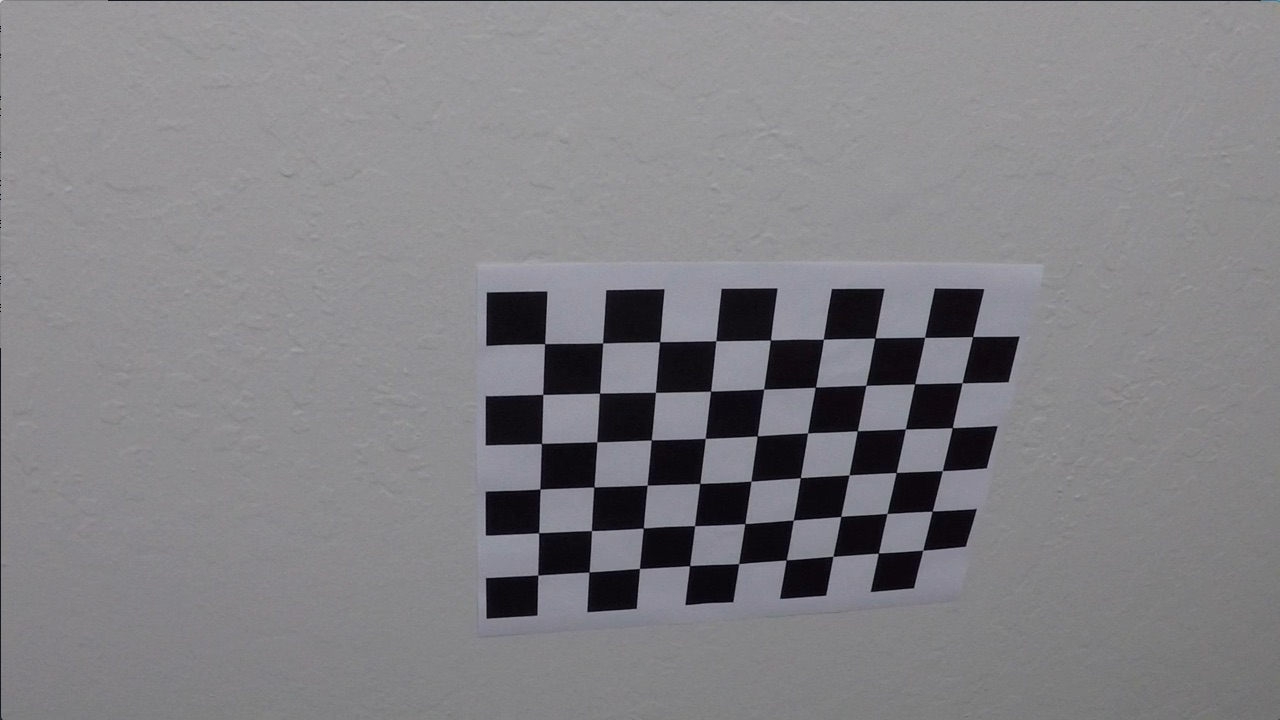
#> input picture examples/camera_cal/calibration10.jpg, 1280 x 720 px; its folder holds only this picture in this run
$ jupyter execute --allow-errors example.ipynb   (shell and % lines are left out)   (older library calls are emulated)
#> lines starting #> are read from the running program, lines starting #| are printed output that depends on the picture; after the words box and inside, x2 and y2 are one past the last pixel; in counts of white or black regions, pixels touching at a corner belong together
## Advanced Lane Finding Project

The goals / steps of this project are the following:

* Compute the camera calibration matrix and distortion coefficients given a set of chessboard images.
* Apply a distortion correction to raw images.
* Use color transforms, gradients, etc., to create a thresholded binary image.
* Apply a perspective transform to rectify binary image ("birds-eye view").
* Detect lane pixels and fit to find the lane boundary.
* Determine the curvature of the lane and vehicle position with respect to center.
* Warp the detected lane boundaries back onto the original image.
* Output visual display of the lane boundaries and numerical estimation of lane curvature and vehicle position.

---
## Camera Calibration with Chessboard Images

### Finding chessboard corners

[cell 1]
import numpy as np
import cv2
import glob
import pickle
import matplotlib.pyplot as plt
import matplotlib.image as mpimg
import matplotlib.gridspec as gridspec

# prepare object points, like (0,0,0), (1,0,0), (2,0,0) ....,(6,5,0)
objp = np.zeros((6*9,3), np.float32)
objp[:,:2] = np.mgrid[0:9,0:6].T.reshape(-1,2)

# Arrays to store object points and image points from all the images.
objpoints = [] # 3d points in real world space
imgpoints = [] # 2d points in image plane.

# Make a list of calibration images
images = glob.glob('../camera_cal/calibration*.jpg')

# Setup the grid layout for output
plt.figure(figsize = (20,20))
grid = gridspec.GridSpec(5,5)

# Step through the list and search for chessboard corners
for i, fname in enumerate(images):
    img = cv2.imread(fname)
#> img is the input picture: shape (720, 1280, 3); mean B, G, R 133.1, 129.4, 130.2
    gray = cv2.cvtColor(img,cv2.COLOR_BGR2GRAY)

    # Find the chessboard corners
    ret, corners = cv2.findChessboardCorners(gray, (9,6),None)
#> ret = True; corners = 54 rows, first 8: [545.3, 343.1], [602.7, 342.8], [660.1, 341.3], [715.8, 340.7], [770.6, 340], [823.5, 339.2], [874.3, 338.5], [925.1, 337.4]

    # If found, add object points, image points
    if ret is True:
        objpoints.append(objp)
        imgpoints.append(corners)

        # Draw and display the corners
        img = cv2.drawChessboardCorners(img, (9,6), corners, ret)
#> img: shape (720, 1280, 3); 1.91% of pixels changed, all inside (x1, y1, x2, y2) = (532, 331, 980, 582)
        calib_output_name = 'calib_output'+str(i)+'.jpg'
        grid_plt = plt.subplot(grid[i])
        plt.axis('on')
        grid_plt.set_xticklabels([])
        grid_plt.set_yticklabels([])
        plt.imshow(img)
        plt.title(calib_output_name)
        plt.axis('off')
plt.show()
# cv2.destroyAllWindows()

###  Un-distort one of the calibration images provided as a demonstration that the calibration is correct

[cell 2]
# Helper func to display images inline with title
def disp_gray_img(title, img):
    plt.imshow(img, cmap='gray')
    plt.title(title)
    plt.show()

def disp_img(title, img):
    plt.imshow(img)
    plt.title(title)
    plt.show()

img = cv2.imread('../camera_cal/calibration1.jpg')
#> (the rest of this cell did not finish here and is left out)

### Do camera calibration given object points and image points

#> (a cell that did not finish here is left out)

### Undistorting a test image

[cell 4]
lane_img = cv2.imread('../test_images/straight_lines1.jpg')
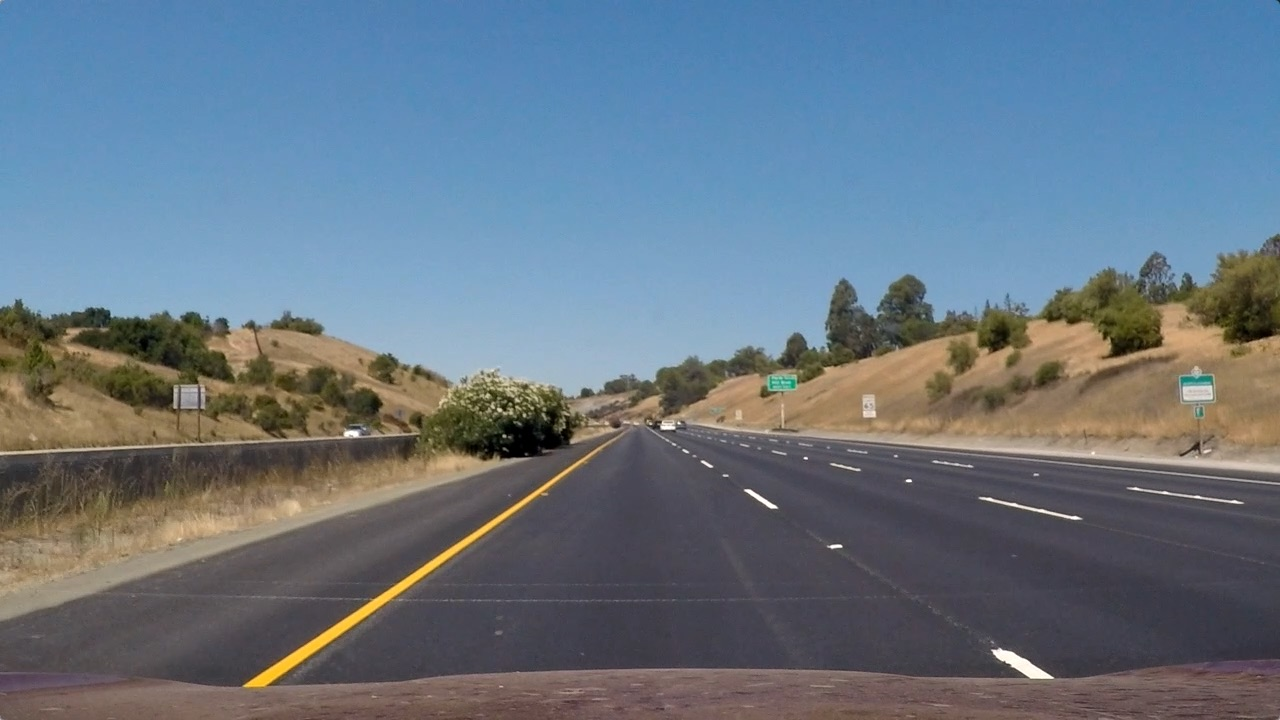
#> input picture examples/test_images/straight_lines1.jpg, 1280 x 720 px, found by its file name
#> lane_img is the input picture: shape (720, 1280, 3); mean B, G, R 131.2, 117.7, 103.2
lane_img = cv2.cvtColor(lane_img, cv2.COLOR_BGR2RGB)

#> (the rest of this cell did not finish here and is left out)

### Creating a thresholded binary image using sobel, directional, magnitude thresholds

[cell 5]
img = cv2.imread('../test_images/straight_lines1.jpg')
img_size = (img.shape[1], img.shape[0])
#> img_size = (1280, 720)
img = cv2.cvtColor(img, cv2.COLOR_BGR2RGB)
gray = cv2.cvtColor(img, cv2.COLOR_BGR2GRAY)

[cell 6]
# Define a function that applies Sobel x or y,
# then takes an absolute value and applies a threshold.
# Note: calling your function with orient='x', thresh_min=20, thresh_max=100
# should produce output like the example image shown above this quiz.
# [6 lines left out: function sobel_grad, not called in this run]

def scale_to_8bit(img):
    return np.uint8(255 * img / np.max(img))

# [81 lines left out: functions abs_sobel_thresh, mag_thresh, dir_threshold, not called in this run]

kernel_size = 15

# Run the combined function
# [24 lines left out: functions combined_grad_threshold, combined_threshold, not called in this run]

#> (the rest of this cell did not finish here and is left out)

### Creating a thresholded binary image using color thresholds and gradient thresholds

[cell 7]
def color_threshold(img, s_thresh=(100, 255), v_thresh=(50, 255)):
#> called with s_thresh = (100, 255), v_thresh = (50, 255)
    img = np.copy(img)
    # Convert to HLS color space and separate l and s channels
    hls = cv2.cvtColor(img, cv2.COLOR_BGR2HLS)
#> hls: shape (720, 1280, 3); mean of channels 0, 1, 2 72.8, 117, 67

    l_channel = hls[:, :, 1]
    s_channel = hls[:, :, 2]

    # Convert to HSV color space and separate v channel
    hsv = cv2.cvtColor(img, cv2.COLOR_RGB2HSV)
#> hsv: shape (720, 1280, 3); mean H, S, V 85.5, 85, 143.4
    v_channel = hsv[:, :, 2]
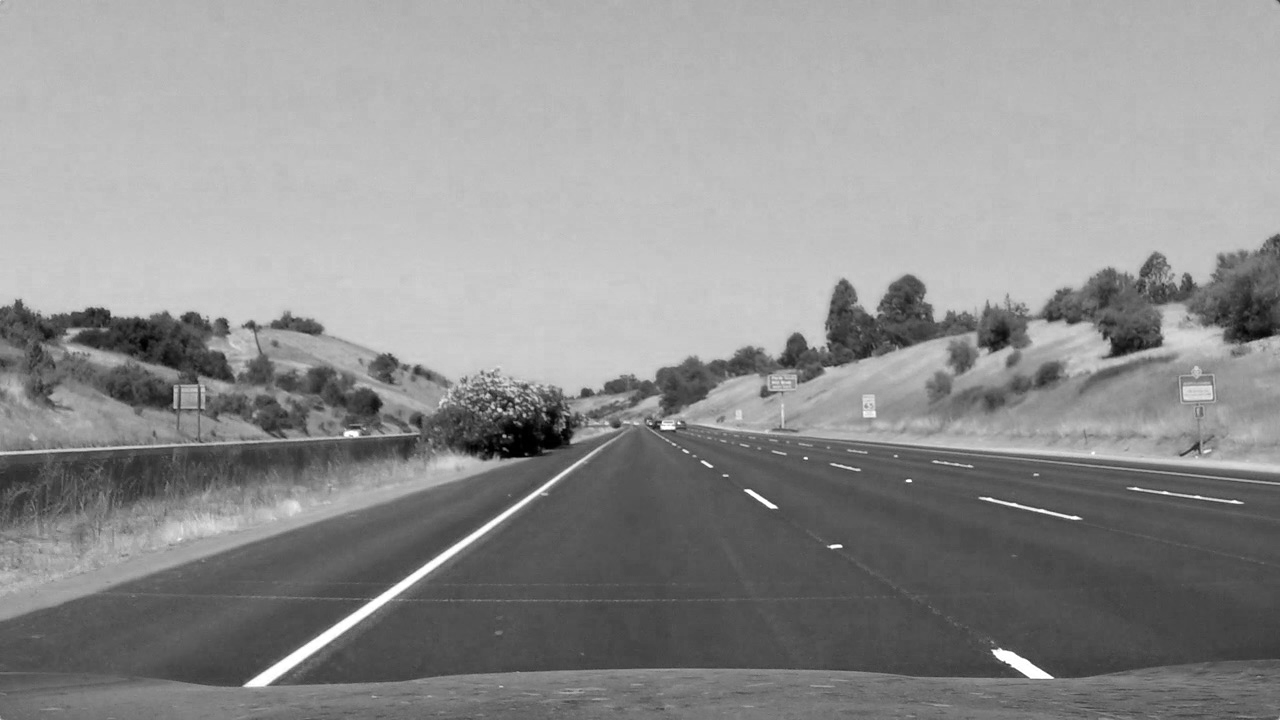
#> v_channel: shape (720, 1280); min 0, max 255, mean 143.4

    # Threshold V channel
    v_binary = np.zeros_like(v_channel)
    v_binary[(v_channel >= v_thresh[0]) & (v_channel <= v_thresh[1])] = 1
    disp_gray_img('V Threshold', v_binary)


    # Threshold S channel
    s_binary = np.zeros_like(s_channel)
    s_binary[(s_channel >= s_thresh[0]) & (s_channel <= s_thresh[1])] = 1
    disp_gray_img('S Channel', s_binary)
#> call 2 of disp_gray_img, with title = 'S Channel'
#> in disp_gray_img (call 2), `plt.show()`:
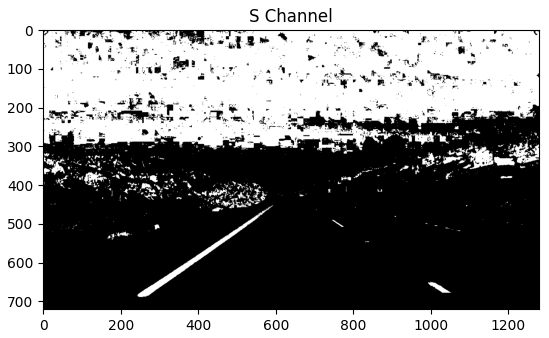
#> figure drawn by matplotlib, 1 panel

    # Combine V & S first
    vs_binary = np.zeros_like(s_channel)
    vs_binary[(v_binary == 1) & (s_binary == 1)] = 1
    disp_gray_img('VS Binary', vs_binary)

    return vs_binary

[cell 8]
disp_img('Original', img)
combined_color = color_threshold(img)
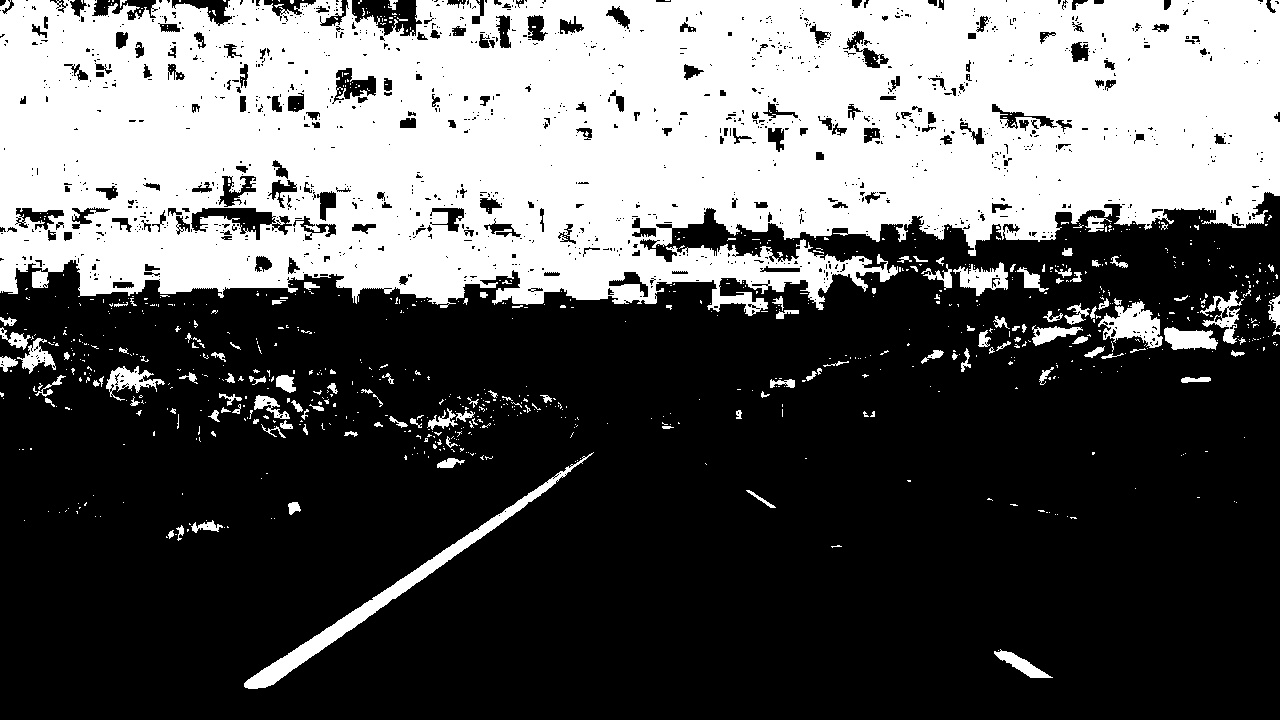
#> combined_color: shape (720, 1280); values 0 (black) and 1 (white), 36.3% white; 923 white regions (796 under 20 px), largest, box (x1, y1, x2, y2) and area: (0, 0, 1280, 316) 311978, (244, 452, 594, 689) 4746, (1098, 301, 1163, 348) 1564
disp_gray_img('Combined Color Threshold', combined_color)

### Now combining gradient and color thresholds

[cell 9]
color_grad_img = np.zeros_like(combined_color)
#> (the rest of this cell did not finish here and is left out)

## Perspective Transform to get birds-eye view

[cell 10]
def perspective_transform(input_img):

    # Get the size of the image
    width = input_img.shape[1]
#> width = 1280
    height = input_img.shape[0]
#> height = 720

    # Get the source points of trapezoid, in this order
    # Left Top, Right Top, Right Bottom, Left Bottom
    src = np.float32([[575, 460], [725, 460], [1180, height-50], [180, height-50]])
    print(src)
#| [[ 575.  460.]
#|  [ 725.  460.]
#|  [1180.  670.]
#|  [ 180.  670.]]

    # If the destination lane fills up the center 50% of the image
    # Leave left and right 25% as non-lane
    offset = width * 0.25
#> offset = 320
    xleft = offset
#> xleft = 320
    xright = width - offset
#> xright = 960
    ytop = 0
    ybot = height
#> ybot = 720
    # Left Top, Right Top, Right Bottom, Left Bottom
    dst = np.float32([[xleft, ytop], [xright, ytop], [xright, ybot], [xleft, ybot]])
    print(dst)
#| [[320.   0.]
#|  [960.   0.]
#|  [960. 720.]
#|  [320. 720.]]

    # Get Perspective Transform matrix
    M = cv2.getPerspectiveTransform(src, dst)
    print(M)
#| [[-3.73852573e-01 -1.45980529e+00  8.58436718e+02]
#|  [-7.70758222e-16 -2.00278164e+00  9.21279555e+02]
#|  [-1.29661083e-18 -2.36439499e-03  1.00000000e+00]]
    Minv = cv2.getPerspectiveTransform(dst, src)

    warped = cv2.warpPerspective(input_img, M, (width, height), flags=cv2.INTER_LINEAR)
#> input_img: shape (720, 1280); every value is 0
    return warped, M, Minv

warped_img, M, Minv = perspective_transform(color_grad_img)
disp_gray_img("warped", warped_img)

### Find Lane pixels from warped image

[cell 11]
def find_lane_pixels(binary_warped):
    # Take a histogram of the bottom half of the image
    histogram = np.sum(binary_warped[binary_warped.shape[0] // 2:, :], axis=0)
#> histogram = 1280 values from 0 to 0
    plt.title('lane pixel histogram')
    plt.plot(histogram)
    # Create an output image to draw on and visualize the result
    out_img = np.dstack((binary_warped, binary_warped, binary_warped))
    # Find the peak of the left and right halves of the histogram
    # These will be the starting point for the left and right lines
    midpoint = np.int(histogram.shape[0] // 2)
#> midpoint = 640
    leftx_base = np.argmax(histogram[:midpoint])
#> leftx_base = 0
    rightx_base = np.argmax(histogram[midpoint:]) + midpoint
#> rightx_base = 640

    # HYPERPARAMETERS
    # Choose the number of sliding windows
    nwindows = 9
    # Set the width of the windows +/- margin
    margin = 100
    # Set minimum number of pixels found to recenter window
    minpix = 50

    # Set height of windows - based on nwindows above and image shape
    window_height = np.int(binary_warped.shape[0] // nwindows)
#> window_height = 80
    # Identify the x and y positions of all nonzero pixels in the image
    nonzero = binary_warped.nonzero()
    nonzeroy = np.array(nonzero[0])
    nonzerox = np.array(nonzero[1])
    # Current positions to be updated later for each window in nwindows
    leftx_current = leftx_base
    rightx_current = rightx_base

    # Create empty lists to receive left and right lane pixel indices
    left_lane_inds = []
    right_lane_inds = []

    # Step through the windows one by one
    for window in range(nwindows):
        # Identify window boundaries in x and y (and right and left)
        win_y_low = binary_warped.shape[0] - (window + 1) * window_height
        win_y_high = binary_warped.shape[0] - window * window_height
        win_xleft_low = leftx_current - margin
        win_xleft_high = leftx_current + margin
        win_xright_low = rightx_current - margin
        win_xright_high = rightx_current + margin

        # Draw the windows on the visualization image
        cv2.rectangle(out_img, (win_xleft_low, win_y_low),
                      (win_xleft_high, win_y_high), (120, 255, 120), 3)
        cv2.rectangle(out_img, (win_xright_low, win_y_low),
                      (win_xright_high, win_y_high), (120, 255, 120), 3)

        # Identify the nonzero pixels in x and y within the window #
        good_left_inds = ((nonzeroy >= win_y_low) & (nonzeroy < win_y_high) &
                          (nonzerox >= win_xleft_low) & (nonzerox < win_xleft_high)).nonzero()[0]
        good_right_inds = ((nonzeroy >= win_y_low) & (nonzeroy < win_y_high) &
                           (nonzerox >= win_xright_low) & (nonzerox < win_xright_high)).nonzero()[0]

        # Append these indices to the lists
        left_lane_inds.append(good_left_inds)
        right_lane_inds.append(good_right_inds)

        # If you found > minpix pixels, recenter next window on their mean position
        if len(good_left_inds) > minpix:
            leftx_current = np.int(np.mean(nonzerox[good_left_inds]))
        if len(good_right_inds) > minpix:
            rightx_current = np.int(np.mean(nonzerox[good_right_inds]))
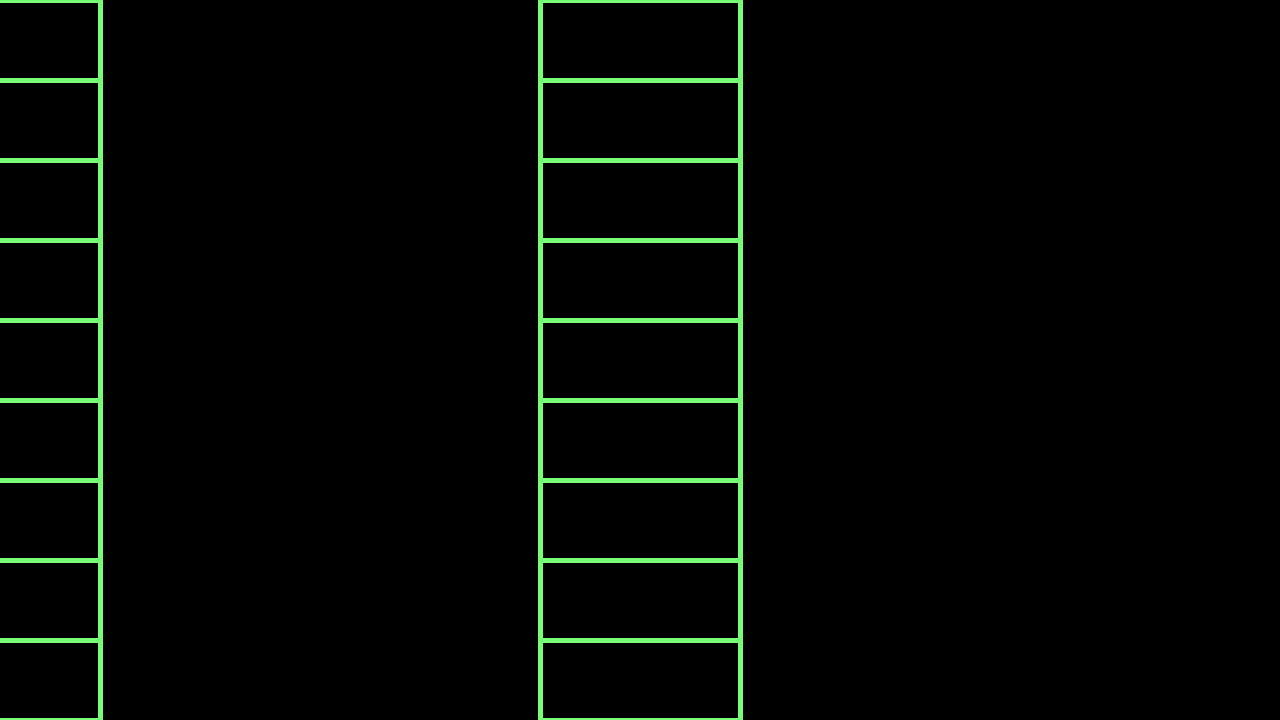
#> out_img: shape (720, 1280, 3); mean of channels 0, 1, 2 3.1, 6.6, 3.1; drawn as B, G, R

    # Concatenate the arrays of indices (previously was a list of lists of pixels)
    try:
        left_lane_inds = np.concatenate(left_lane_inds)
        right_lane_inds = np.concatenate(right_lane_inds)
    except ValueError:
        # Avoids an error if the above is not implemented fully
        pass

    # Extract left and right line pixel positions
    leftx = nonzerox[left_lane_inds]
    lefty = nonzeroy[left_lane_inds]
    rightx = nonzerox[right_lane_inds]
    righty = nonzeroy[right_lane_inds]

    return leftx, lefty, rightx, righty, out_img

def fit_polynomial(binary_warped):
    # Find our lane pixels first
    leftx, lefty, rightx, righty, out_img = find_lane_pixels(binary_warped)

    # Fit a second order polynomial to each using `np.polyfit`
    left_fit = np.polyfit(lefty, leftx, 2)
    right_fit = np.polyfit(righty, rightx, 2)

    # f(y)=Ay^2+By+C
    # Get A,B,C from the above equation for left & right
    leftA, leftB, leftC = [], [], []
    rightA, rightB, rightC = [], [], []
    leftA.append(left_fit[0])
    leftB.append(left_fit[1])
    leftC.append(left_fit[2])

    rightA.append(right_fit[0])
    rightB.append(right_fit[1])
    rightC.append(right_fit[2])

    left_fit_ = np.empty(3)
    left_fit_[0] = np.mean(leftA[-10:])
    left_fit_[1] = np.mean(leftB[-10:])
    left_fit_[2] = np.mean(leftC[-10:])

    right_fit_ = np.empty(3)
    right_fit_[0] = np.mean(rightA[-10:])
    right_fit_[1] = np.mean(rightB[-10:])
    right_fit_[2] = np.mean(rightC[-10:])

    # Generate x and y values for plotting
    ploty = np.linspace(0, binary_warped.shape[0] - 1, binary_warped.shape[0])
    left_fitx = left_fit_[0] * ploty ** 2 + left_fit_[1] * ploty + left_fit_[2]
    right_fitx = right_fit_[0] * ploty ** 2 + right_fit_[1] * ploty + right_fit_[2]

    ## Visualization ##
    # Colors in the left and right lane regions
    out_img[lefty, leftx] = [255, 50, 50]
    out_img[righty, rightx] = [50, 50, 255]

    # Plots the left and right polynomials on the lane lines
    plt.plot(left_fitx, ploty, color='yellow')
    plt.plot(right_fitx, ploty, color='yellow')

    return out_img, left_fitx, right_fitx, left_fit_, right_fit_, ploty

#> (the rest of this cell did not finish here and is left out)
